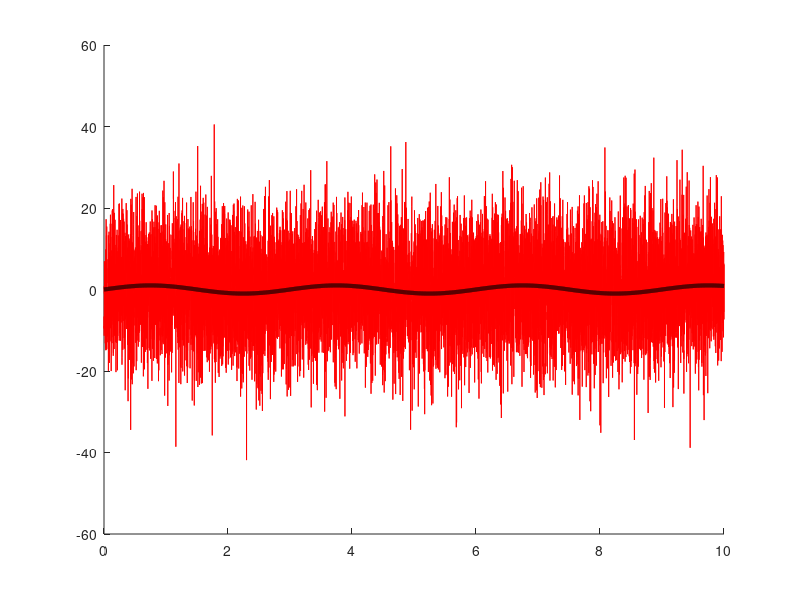

The MATLAB source for this figure: (Note: this script raises an error after producing the figure.)
% Aula 3 - Matlab
% João Vitor Garcia Carvalho

%% limpeza geral

close all
clc
clear all

%% criar um vetor com ruido

% awgn (add white gaussian Noise to signal)
t = 0:0.001:10;
T = 3;
w = pi*2/T;
y = sin(w*t);

SNR = -20;
y_noise = awgn(y,SNR);
figure
hold all;
plot(t,y_noise,'r')
plot(t,y, 'k','LineWidth',3)
M1 = 300;
M2 = 300;
y_mm = movingAverage(y_noise,M1,M2);
plot(t,y_mm,'b','LineWidth',2)






%% Convolução

h = ones(1,M1+M2+1)/(M1+M2+1);
y_conv = conv(y_noise, h,'same');
hold all
plot(t,y_conv,'c','LineWidth',2)
legend('Sinal com ruído', 'Sinal sem ruído', 'Filtro - Média Móvel', 'Convolução');


%% residuo: Original menos o filtrado
figure
residuo = y - y_conv;
plot(t,residuo);
ylabel('Erro')
xlabel('tempo')

%energia do erro, soma do sinal quadrado
e = sum(residuo.^2);


%%
function y = movingAverage(x,M1,M2)

N = length(x);
y = zeros(N,1);

for n = M1+1:N-M2
    soma = sum(x(n-M1:n+M2));
    y(n) = soma/(M1+M2+1);
end
end